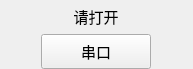
<?xml version="1.0" encoding="UTF-8"?>
<ui version="4.0">
 <class>SerialStatusWid</class>
 <widget class="QWidget" name="SerialStatusWid">
  <property name="geometry">
   <rect>
    <x>0</x>
    <y>0</y>
    <width>193</width>
    <height>66</height>
   </rect>
  </property>
  <property name="maximumSize">
   <size>
    <width>16777215</width>
    <height>160</height>
   </size>
  </property>
  <property name="font">
   <font>
    <family>微软雅黑</family>
    <pointsize>11</pointsize>
   </font>
  </property>
  <property name="windowTitle">
   <string>Form</string>
  </property>
  <layout class="QGridLayout" name="gridLayout">
   <property name="topMargin">
    <number>5</number>
   </property>
   <property name="bottomMargin">
    <number>0</number>
   </property>
   <item row="0" column="0">
    <widget class="QLabel" name="serialLab">
     <property name="sizePolicy">
      <sizepolicy hsizetype="Preferred" vsizetype="Fixed">
       <horstretch>0</horstretch>
       <verstretch>0</verstretch>
      </sizepolicy>
     </property>
     <property name="maximumSize">
      <size>
       <width>110</width>
       <height>35</height>
      </size>
     </property>
     <property name="font">
      <font>
       <family>微软雅黑</family>
       <pointsize>11</pointsize>
      </font>
     </property>
     <property name="text">
      <string>请打开</string>
     </property>
     <property name="alignment">
      <set>Qt::AlignCenter</set>
     </property>
    </widget>
   </item>
   <item row="1" column="0">
    <widget class="QPushButton" name="comBtn">
     <property name="sizePolicy">
      <sizepolicy hsizetype="Fixed" vsizetype="Fixed">
       <horstretch>0</horstretch>
       <verstretch>0</verstretch>
      </sizepolicy>
     </property>
     <property name="minimumSize">
      <size>
       <width>0</width>
       <height>35</height>
      </size>
     </property>
     <property name="maximumSize">
      <size>
       <width>110</width>
       <height>16777215</height>
      </size>
     </property>
     <property name="text">
      <string>串口</string>
     </property>
    </widget>
   </item>
  </layout>
 </widget>
 <resources/>
 <connections/>
</ui>
